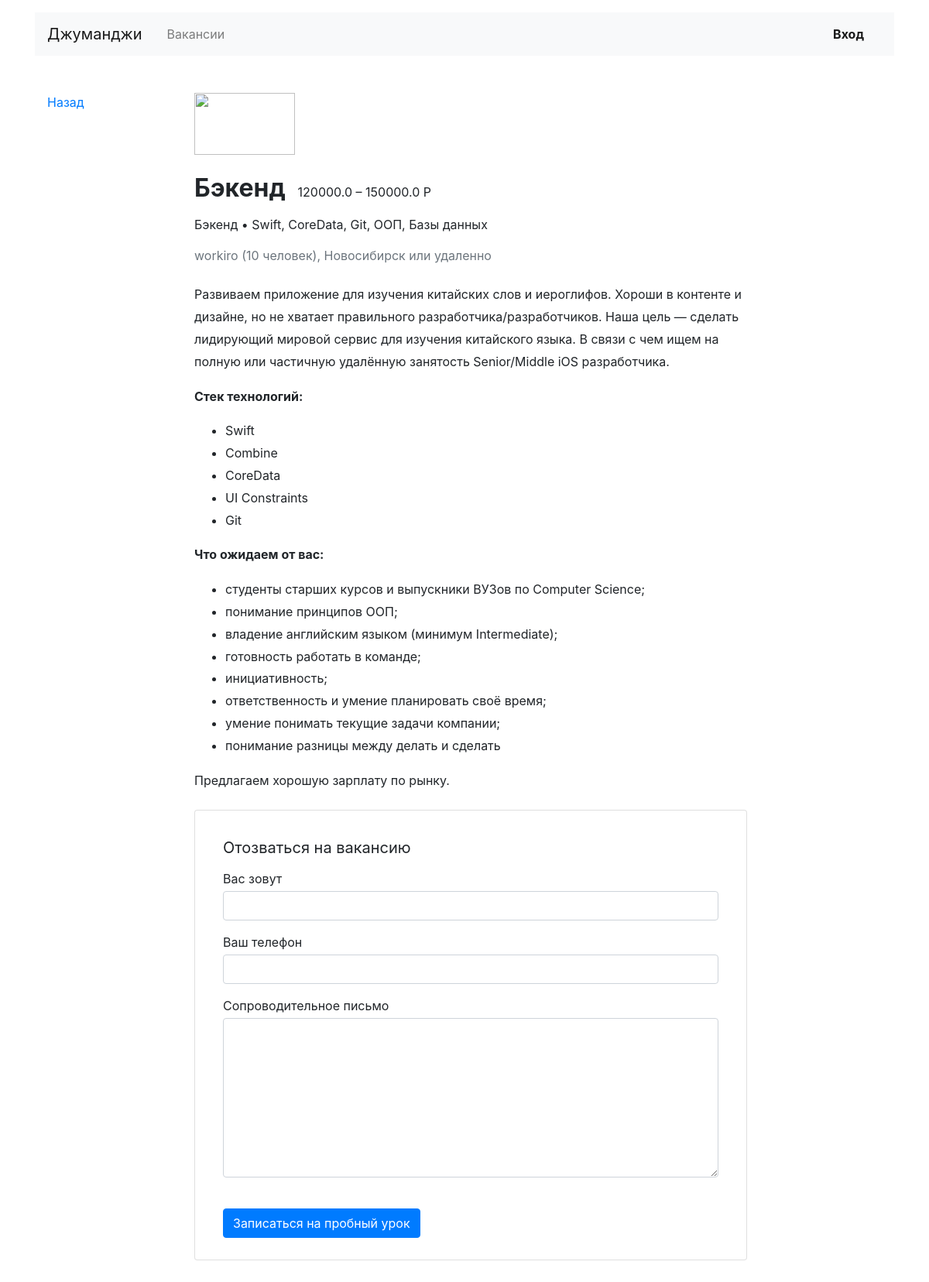
The page /vacancies/3 on the database its author committed.
### junior_hunter/models.py (models this page shows)
class Vacancy(models.Model):
    title = CharField(max_length=100)
    specialty = ForeignKey(Specialty, related_name="vacancies", on_delete=models.PROTECT)
    company = ForeignKey(Company, related_name="vacancies", on_delete=models.PROTECT)
    skills = CharField(max_length=100)
    description = TextField()
    salary_min = FloatField()
    salary_max = FloatField()
    published_at = DateTimeField()

class Specialty(models.Model):
    code = CharField(max_length=100, primary_key=True)  # TODO сделать полем с выбором, возможно из другой модели
    title = CharField(max_length=100)
    picture = URLField(default='https://place-hold.it/100x60')

class Company(models.Model):
    name = CharField(max_length=255)
    location = CharField(max_length=255)  # TODO сделать полем с выбором, возможно из другой модели
    logo = URLField(default='https://place-hold.it/100x60')
    description = TextField()
    employee_count = IntegerField()

### junior_hunter/views.py (the view)
# urls.py: path('vacancies/<int:vacancy_id>', VacancyView.as_view(), name='vacancy'),
class VacancyView(TemplateView):
    template_name = 'junior_hunter/vacancy.html'
    def get_context_data(self, **kwargs):
        context = super().get_context_data(**kwargs)
        vacancy_id = kwargs['vacancy_id']
        vacancy = get_object_or_404(Vacancy, id=vacancy_id)
        context['vacancy'] = vacancy
        return context

### junior_hunter/templates/junior_hunter/vacancy.html
{% extends 'junior_hunter/base.html' %}
{% block main %}
  <main class="container mt-3 pb-5">
    <div class="row mt-5">
      <div class="col-12 col-lg-2">
        <div class="pl-3 mb-5">
          <p><a href="#">Назад</a></p>
        </div>
      </div>
      <div class="col-12 col-lg-8">
        <section class="pl-3">
          <a href="#"><img src="https://place-hold.it/130x80" width="130" height="80" alt=""></a>
          <div class="d-flex align-items-baseline align-content-baseline">
            <h1 class="h2 mt-4 font-weight-bold" >{{ vacancy.specialty.title }}</h1>
            <p class="m-0 pl-3">{{ vacancy.salary_min }} – {{ vacancy.salary_max }} Р</p>
          </div>
          <p class="mt-2">{{ vacancy.specialty.title }} • {{ vacancy.skills }}</p>
          <p class="text-muted mb-4">{{ vacancy.company.name }} ({{ vacancy.company.employee_count }} человек), {{ vacancy.company.location }} или удаленно</p>
          <div style="line-height: 1.8;">
            {{ vacancy.description|safe }}
          </div>
          <form action="/echo" class="card mt-4 mb-3" enctype="multipart/form-data">
            <div class="card-body mx-3">
              <p class="h5 mt-3 font-weight-normal">Отозваться на вакансию</p>
              <div class="form-group">
                <label class="mb-1 mt-2" for="userName">Вас зовут</label>
                <input class="form-control" type="text" placeholder="" id="userName">
              </div>
              <div class="form-group">
                <label class="mb-1" for="userPhone">Ваш телефон</label>
                <input class="form-control" type="tel" placeholder="" id="userPhone">
              </div>
              <div class="form-group">
                <label class="mb-1" for="userMsg" >Сопроводительное письмо</label>
                <textarea class="form-control" rows="8" id="userMsg"></textarea>
              </div>
              <input type="submit" class="btn btn-primary mt-4 mb-2" value="Записаться на пробный урок">
            </div>
          </form>
        </section>
      </div>
    </div>
  </main>
{% endblock %}

### rows shown on the page
Vacancy: specialty "Бэкенд", salary_min "120000.0", salary_max "150000.0", skills "Swift, CoreData, Git, ООП, Базы данных", company.name "workiro", company.employee_count "10", company.location "Новосибирск", description "Развиваем приложение для изучения китайских слов и иероглифов. Хороши в контенте и дизайне, но не хватает правильного разработчика/разработчиков. Наша цель — сделать лидирующий мировой сервис для изучения китайского языка. В связи с чем ищем на полную или частичную удалённую занятость Senior/Middle iOS разработчика. Стек технологий: Swift Combine CoreData UI Constraints Git Что ожидаем от вас: студенты старших курсов и выпускники ВУЗов по Computer Science; понимание принципов ООП; владение английским языком (минимум Intermediate); готовность работать в команде; инициативность; ответственность и умение планировать своё время; умение понимать текущие задачи компании; понимание разницы между…"
